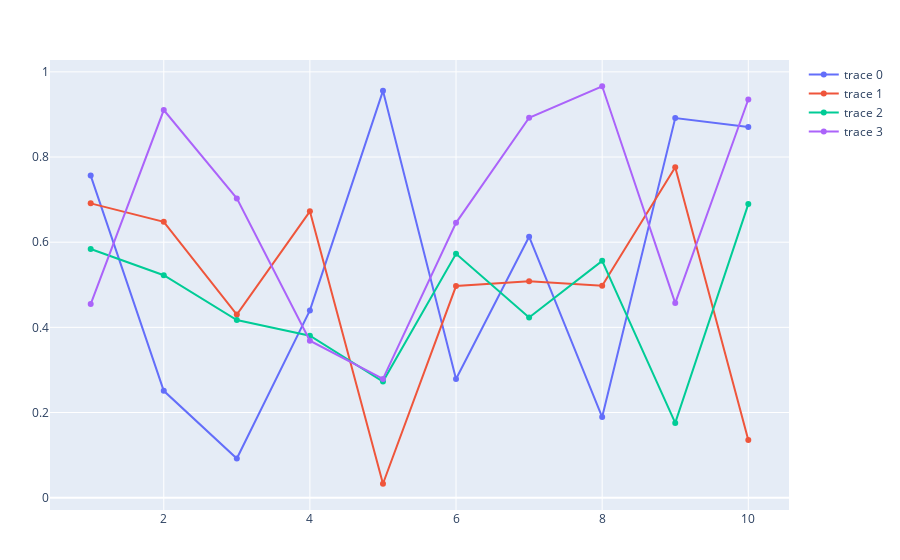

Write notebook code for a chart like this one.
### Markdown cell above
## 99

### Code cell
p = plot(rand(10, 4))

### Figure 1 — Plotly figure (JSON) as saved in the notebook; plotly's stock layout.template omitted (floating-point values rounded to 4 significant figures)
{"data": [{"type": "scatter", "x": [1, 2, 3, 4, 5, 6, 7, 8, 9, 10], "y": [0.7565, 0.2509, 0.09201, 0.4398, 0.9555, 0.2788, 0.6128, 0.1894, 0.8916, 0.8707]}, {"type": "scatter", "x": [1, 2, 3, 4, 5, 6, 7, 8, 9, 10], "y": [0.6912, 0.6479, 0.4301, 0.6724, 0.03271, 0.497, 0.5084, 0.4977, 0.7758, 0.1354]}, {"type": "scatter", "x": [1, 2, 3, 4, 5, 6, 7, 8, 9, 10], "y": [0.5841, 0.5225, 0.4171, 0.3805, 0.2726, 0.5728, 0.423, 0.5562, 0.1755, 0.6894]}, {"type": "scatter", "x": [1, 2, 3, 4, 5, 6, 7, 8, 9, 10], "y": [0.4547, 0.9103, 0.7029, 0.3687, 0.2787, 0.6454, 0.8921, 0.9662, 0.457, 0.9351]}], "layout": {"margin": {"b": 50, "l": 50, "r": 50, "t": 60}}}
